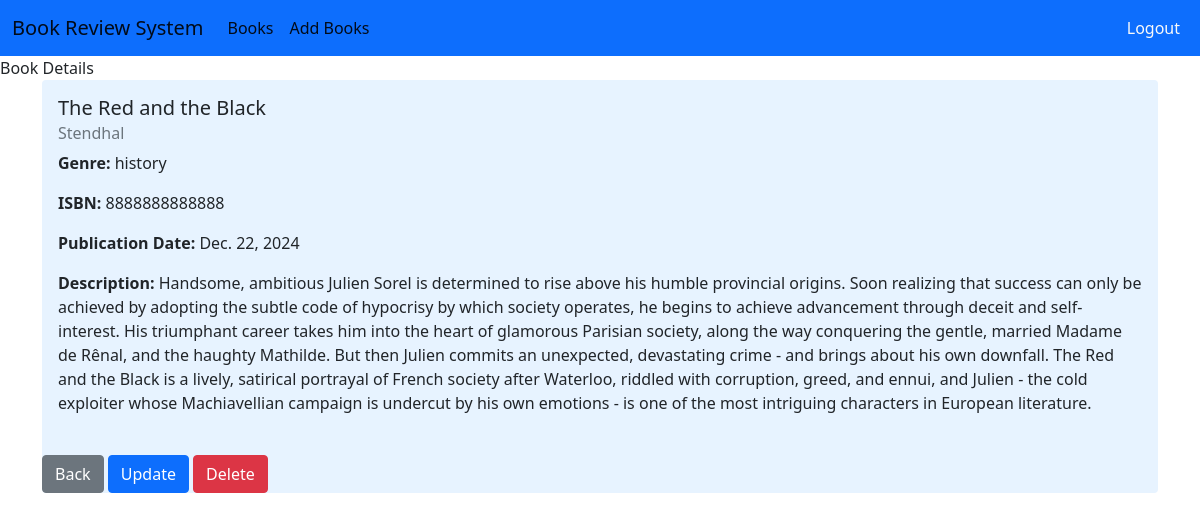
The app's page /book/detail/7/ (signed in) with its own data.
### book/models.py (models this page shows, shortened)
class Book(models.Model):
    GENRE_CHOICES = [
        ('fiction','Fiction'),
        ('non-fiction','Non-Fiction'),
        ('science','Science'),
        ('technology','Technology'),
        ('history','History'),
        ('other','Other')
    ]
    title = models.CharField(max_length=100)
    author = models.CharField(max_length=100)
    description = models.TextField()
    genre = models.CharField(max_length=20,choices=GENRE_CHOICES)
    isbn = models.CharField('ISBN',max_length=13,unique=True)
    publish_date = models.DateField()
    average_rating = models.DecimalField(
        max_digits=3,
        decimal_places=2,
        validators=[MaxValueValidator(5),MinValueValidator(0)],
        default=0
        )
    created_at = models.DateTimeField(auto_now_add=True)
    updated_at = models.DateTimeField(auto_now=True)

### book/views.py (the view)
# urls.py: path('detail/<int:id>/',book_detail,name='book-detail'),
@login_required(login_url='login')
def book_detail(request,id):
    book = Book.objects.get(id=id)
    return render(request,'book/book_detail.html',{'book':book})

### book/templates/book/book_detail.html (shortened to what this page needs)
{% include "base.html" %}
{% block content %}
<div class="container">
    <div class="card">
        <div class="card-body">
            <h5 class="card-title">{{ book.title }}</h5>
            <h6 class="card-subtitle mb-2 text-muted">{{ book.author }}</h6>
            <p class="card-text"><strong>Genre:</strong> {{ book.genre }}</p>
            <p class="card-text"><strong>ISBN:</strong> {{ book.isbn }}</p>
            <p class="card-text"><strong>Publication Date:</strong> {{ book.publish_date }}</p>
            <p class="card-text"><strong>Description:</strong> {{ book.description }}</p>
        </div>
        <div class="mt-4">
            <a href="{% url 'book-list' %}" class="btn btn-secondary">Back</a>
            <a href="{% url 'book-update' book.id %}" class="btn btn-primary">Update</a>
            <a href="{% url 'book-delete' book.id %}" class="btn btn-danger">Delete</a>
        </div>
    </div>
</div>
{% endblock content %}

### book/templates/book/book_detail.html (style rules this page uses)
.card { background-color: #e7f3ff; border: none; }

### records on screen
Book: title "The Red and the Black", author "Stendhal", genre "history", isbn "8888888888888", publish_date "Dec. 22, 2024", description "Handsome, ambitious Julien Sorel is determined to rise above his humble provincial origins. Soon realizing that success can only be achieved by adopting the subtle code of hypocrisy by which society operates, he begins to achieve advancement through deceit and self-interest. His triumphant career takes him into the heart of glamorous Parisian society, along the way conquering the gentle, married Madame de Rênal, and the haughty Mathilde. But then Julien commits an unexpected, devastating crime - and brings about his own downfall. The Red and the Black is a lively, satirical portrayal of French society after Waterloo, riddled with corruption, greed, and ennui, and Julien - the cold exploiter…"
